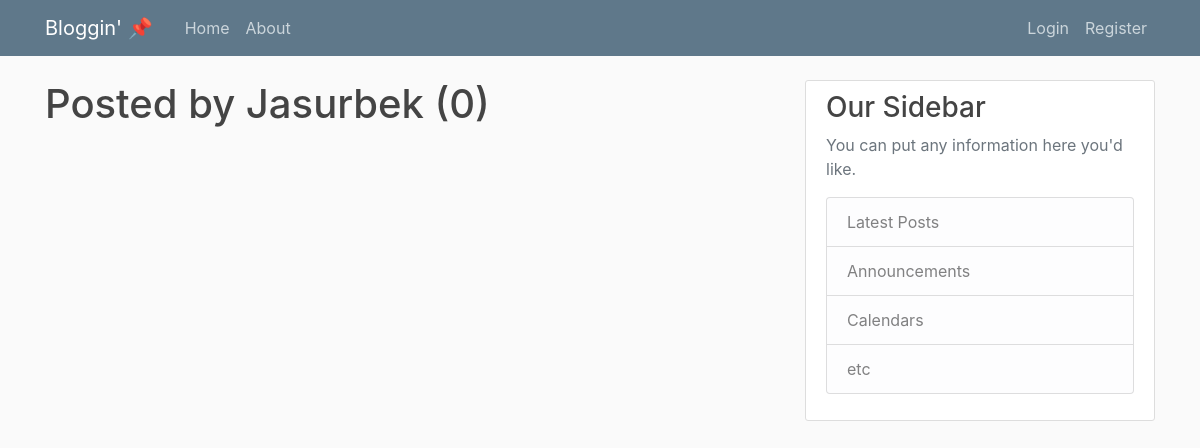
The app's page /user/Jasurbek, older data.
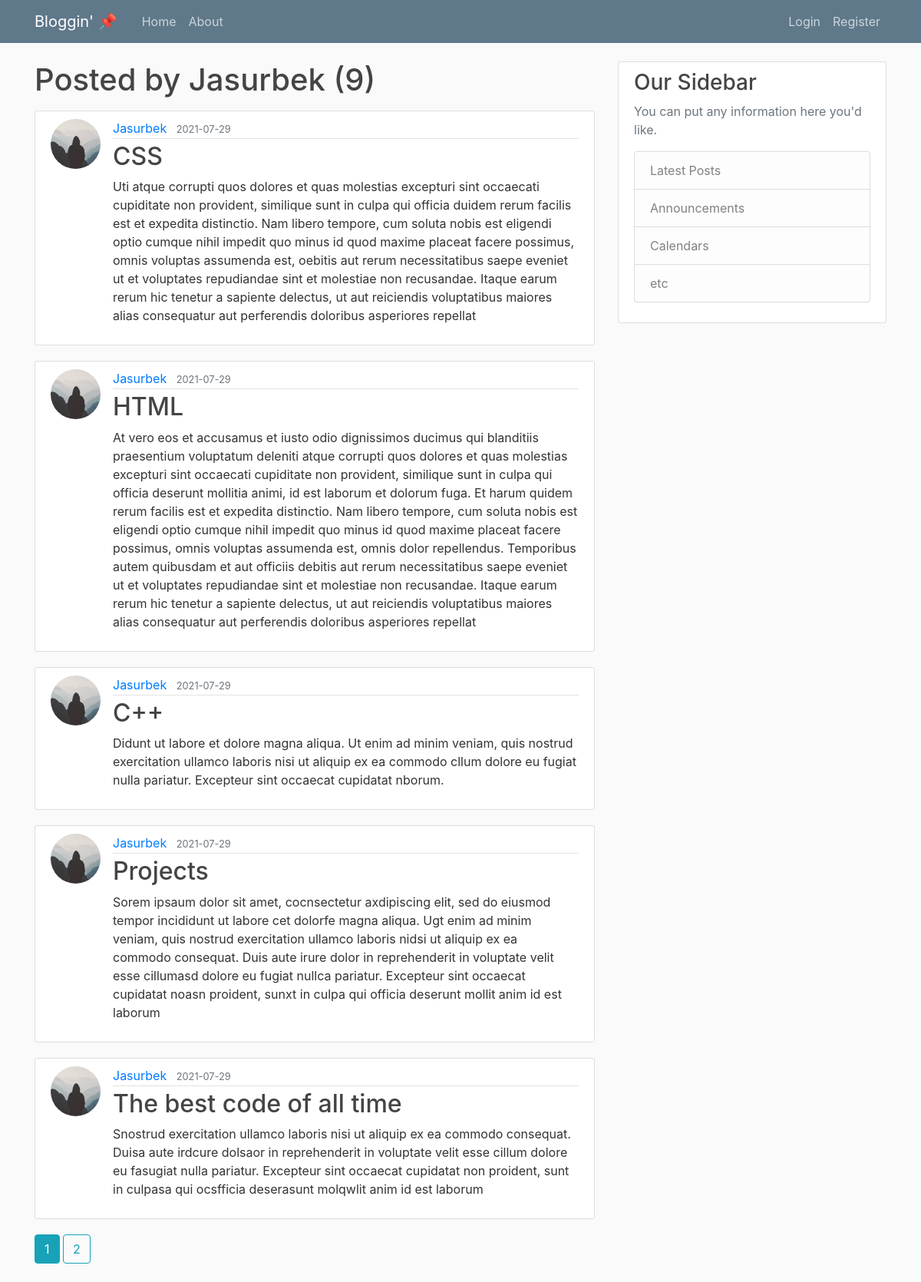
The same page, newer data.
### main_flask/models.py (models this page shows, shortened)
class Post(db.Model):
    id = db.Column(db.Integer, primary_key=True)
    title = db.Column(db.String(100), nullable=False)
    date_posted = db.Column(db.DateTime, nullable=False,
                            default=datetime.utcnow)
    content = db.Column(db.Text, nullable=False)
    user_id = db.Column(db.Integer, db.ForeignKey('user.id'), nullable=False)

class User(db.Model, UserMixin):
    id = db.Column(db.Integer, primary_key=True)
    username = db.Column(db.String(20), unique=True, nullable=False)
    email = db.Column(db.String(120), unique=True, nullable=False)
    image_file = db.Column(db.String(20), nullable=False,
                           default='default.jpg')
    password = db.Column(db.String(60), nullable=False)
    posts = db.relationship('Post', backref='author', lazy=True)

### main_flask/users/routes.py (the view)
@users.route("/user/<string:username>")
def user_posts(username):
    page = request.args.get('page', 1, type=int)
    user = User.query.filter_by(username=username).first_or_404()
    posts = Post.query.filter_by(author=user)\
        .order_by(Post.date_posted.desc())\
        .paginate(page=page, per_page=5)
    return render_template('user_posts.html', posts=posts, user=user)

### main_flask/templates/user_posts.html
{% extends "layout.html" %}
{% block content %}
    <h1 class = "mb-3">Posted by {{ user.username }} ({{ posts.total }})</h1>
    {% for post in posts.items %}
        <article class="media content-section">
          <img class = "rounded-circle article-img" src = "{{ url_for('static', filename = 'profile_pics/' + post.author.image_file ) }}">
            <div class="media-body">
              <div class="article-metadata">
                <a class="mr-2" href="{{ url_for('users.user_posts', username=post.author.username) }}">{{ post.author.username }}</a>
                <small class="text-muted">{{ post.date_posted.strftime('%Y-%m-%d')}}</small>
              </div>
              <h2><a class="article-title" href="{{ url_for('posts.post', post_id = post.id) }}">{{ post.title }}</a></h2>
              <p class="article-content">{{ post.content }}</p>
            </div>
        </article>
    {% endfor %}
    {% for page_num in posts.iter_pages(left_edge=1, right_edge = 1, left_current = 1, right_current =2) %}
      {% if page_num %}
        {% if posts.page == page_num %}
            <a class = "btn btn-info mb-4" href="{{url_for('users.user_posts', username=user.username, page=page_num)}}">{{ page_num }}</a>
        {% else %}
            <a class = "btn btn-outline-info mb-4" href="{{url_for('users.user_posts', username=user.username, page=page_num)}}">{{ page_num }}</a>
        {% endif %}
      {% else %}
        ...
      {% endif %}
    {% endfor %}
{% endblock content %}

Row changes from the older to the newer data that the page shows:
added Post: image_file (placeholder picture), author.username "Jasurbek", date_posted "2021-07-29", title "CSS", content "Uti atque corrupti quos dolores et quas molestias excepturi sint occaecati cupiditate non provident, similique sunt in culpa qui officia duidem rerum facilis est et expedita distinctio. Nam libero tempore, cum soluta nobis est eligendi optio cumque nihil impedit quo minus id quod maxime placeat facere possimus, omnis voluptas assumenda est, oebitis aut rerum necessitatibus saepe eveniet ut et voluptates repudiandae sint et molestiae non recusandae. Itaque earum rerum hic tenetur a sapiente delectus, ut aut reiciendis voluptatibus maiores alias consequatur aut perferendis doloribus asperiores repellat"
added Post: image_file (placeholder picture), author.username "Jasurbek", date_posted "2021-07-29", title "HTML", content "At vero eos et accusamus et iusto odio dignissimos ducimus qui blanditiis praesentium voluptatum deleniti atque corrupti quos dolores et quas molestias excepturi sint occaecati cupiditate non provident, similique sunt in culpa qui officia deserunt mollitia animi, id est laborum et dolorum fuga. Et harum quidem rerum facilis est et expedita distinctio. Nam libero tempore, cum soluta nobis est eligendi optio cumque nihil impedit quo minus id quod maxime placeat facere possimus, omnis voluptas assumenda est, omnis dolor repellendus. Temporibus autem quibusdam et aut officiis debitis aut rerum necessitatibus saepe eveniet ut et voluptates repudiandae sint et molestiae non recusandae. Itaque…"
added Post: image_file (placeholder picture), author.username "Jasurbek", date_posted "2021-07-29", title "C++", content "Didunt ut labore et dolore magna aliqua. Ut enim ad minim veniam, quis nostrud exercitation ullamco laboris nisi ut aliquip ex ea commodo cllum dolore eu fugiat nulla pariatur. Excepteur sint occaecat cupidatat nborum."
added Post: image_file (placeholder picture), author.username "Jasurbek", date_posted "2021-07-29", title "Projects", content "Sorem ipsaum dolor sit amet, cocnsectetur axdipiscing elit, sed do eiusmod tempor incididunt ut labore cet dolorfe magna aliqua. Ugt enim ad minim veniam, quis nostrud exercitation ullamco laboris nidsi ut aliquip ex ea commodo consequat. Duis aute irure dolor in reprehenderit in voluptate velit esse cillumasd dolore eu fugiat nullca pariatur. Excepteur sint occaecat cupidatat noasn proident, sunxt in culpa qui officia deserunt mollit anim id est laborum"
added Post: image_file (placeholder picture), author.username "Jasurbek", date_posted "2021-07-29", title "The best code of all time", content "Snostrud exercitation ullamco laboris nisi ut aliquip ex ea commodo consequat. Duisa aute irdcure dolsaor in reprehenderit in voluptate velit esse cillum dolore eu fasugiat nulla pariatur. Excepteur sint occaecat cupidatat non proident, sunt in culpasa qui ocsfficia deserasunt molqwlit anim id est laborum"
Text that changed along with them:
{{ posts.total }}: "0" → "9"
new list line: "1"
new list line: "2"
